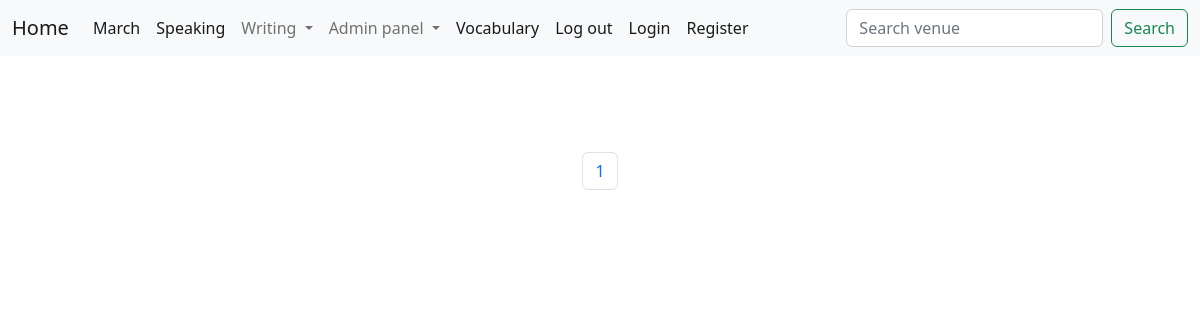
/task1list, run on an earlier commit of the app's database.
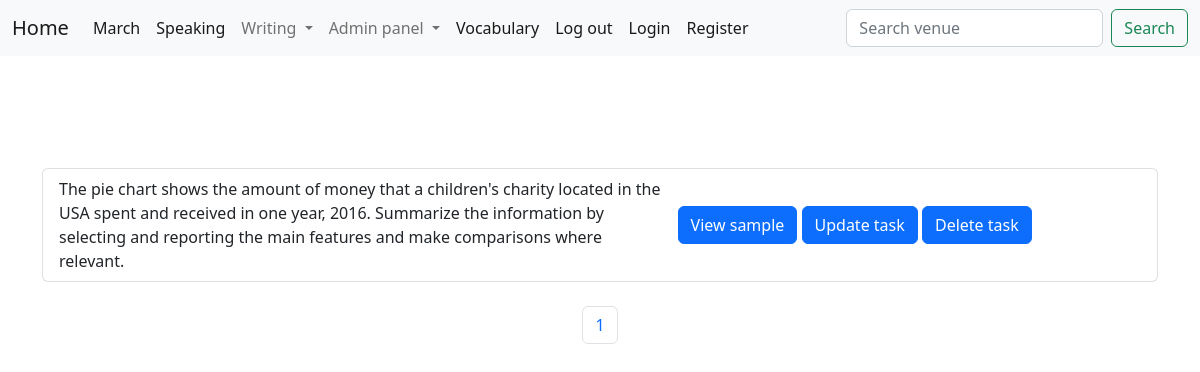
And on a later commit of the database.
### ielts/models.py (models this page shows, shortened)
class WritingTaskOne(models.Model):
    title = models.CharField(max_length=300)
    text = RichTextField(blank=True, null=True)
    cover = models.ImageField(null=True, blank=True, upload_to='images/')
    score = models.IntegerField(null=True, blank=True)
    category = models.ForeignKey(
        'CategoryTask1', on_delete=models.CASCADE, null=True)

### ielts/views.py (the view)
# urls.py: path('task1list', Task1list, name='task1list'),
def Task1list(request):
    listtask = WritingTaskOne.objects.all
    p = Paginator(WritingTaskOne.objects.all(), 2)
    page = request.GET.get('page')
    tasks = p.get_page(page)
    nums = "a" * tasks.paginator.num_pages
    return render(request, 'tasks/task1/task1list.html',
                  {"listtask": listtask,
                   "tasks": tasks,
                   "nums": nums,
                   }
                  )

### ielts/templates/tasks/task1/task1list.html (shortened to what this page needs)
{% extends "base.html" %}
{% block content %}
<br/>
<br/>
<br/>
{% for i in tasks %}
<ul class="list-group">
    <li class="list-group-item d-flex justify-content-between align-items-center">
        {{i.title}}
       <div class="container"> <button type="button" class="btn btn-primary"><a class="dropdown-item" aria-current="page" href="{% url 'task1show' i.id %}">View sample</a></button>
        <button type="button" class="btn btn-primary"><a class="dropdown-item" aria-current="page" href="{% url 'task1update' i.id %}">Update task</a></button>
        <button type="button" class="btn btn-primary"><a class="dropdown-item" aria-current="page" href="{% url 'tasl1delete' i.id %}">Delete task</a></button>
    </div>
        <span class="badge badge-primary badge-pill">Band score{{i.score}}</span>
    </li>
</ul><br/>
{% endfor %}
<nav aria-label="Page navigation example">
    <ul class="pagination  justify-content-center">
{% for i in nums %}
    <li class="page-item"><a class="page-link"  href="?page={{forloop.counter}}">{{forloop.counter}}</a></li>
{% endfor %}
</ul>
</nav>
{% endblock %}

### ielts/templates/base.html (shortened to what this page needs)
<!Doctype html>
<html lang="en">
  <head>
    <link href="https://cdn.jsdelivr.net/npm/bootstrap@5.2.0-beta1/dist/css/bootstrap.min.css" rel="stylesheet">
  </head>
  <body>
    {% include "navbar.html" %}
    <br/>
<div class="container">
  {% block content %}
  {% endblock  %}
</div>
  </body>
</html>

### ielts/templates/navbar.html (shortened to what this page needs)
<nav class="navbar navbar-expand-lg bg-light">
    <div class="container-fluid">
      <a class="navbar-brand" href="{% url 'home' %}">Home</a>
      <div class="collapse navbar-collapse" id="navbarSupportedContent">
        <ul class="navbar-nav me-auto mb-2 mb-lg-0">
          <li class="nav-item">
            <a class="nav-link active" aria-current="page" href="">March</a>
          </li>
          <li class="nav-item">
            <a class="nav-link active" aria-current="page" href="{% url 'speaking'%}">Speaking</a>
          </li>
          <li class="nav-item dropdown">
            <a class="nav-link dropdown-toggle"  id="navbarDropdown" role="button" data-toggle="dropdown" aria-haspopup="true" aria-expanded="false">
              Writing
            </a>
          </li>
          <li class="nav-item dropdown">
            <a class="nav-link dropdown-toggle"  id="navbarDropdown" role="button" data-toggle="dropdown" aria-haspopup="true" aria-expanded="false">
              Admin panel
            </a>
          </li>
          <li class="nav-item">
            <a class="nav-link active" aria-current="page" href="{% url 'vocabularyhome' %}">Vocabulary</a>
          </li>
         <li class="nav-item">
          <a class="nav-link active" aria-current="page" href="">Log out</a>
        </li>
          <li class="nav-item">
            <a class="nav-link active" aria-current="page" href="">Login</a>
          </li>
          <li class="nav-item">
            <a class="nav-link active" aria-current="page" href="">Register</a>
          </li>
        </ul>
        <form class="d-flex" role="search" method="POST"  action="" > {% csrf_token %}
          <input class="form-control me-2" type="search" placeholder="Search venue" name="searched" aria-label="Search">
          <button class="btn btn-outline-success" type="submit">Search</button>
        </form>
      </div>
    </div>
  </nav>

What changed in the data, as far as the page shows it:
added WritingTaskOne: title "The pie chart shows the amount of money that a children's charity located in the USA spent and received in one year, 2016. Summarize the information by selecting and reporting the main features and make comparisons where relevant."
